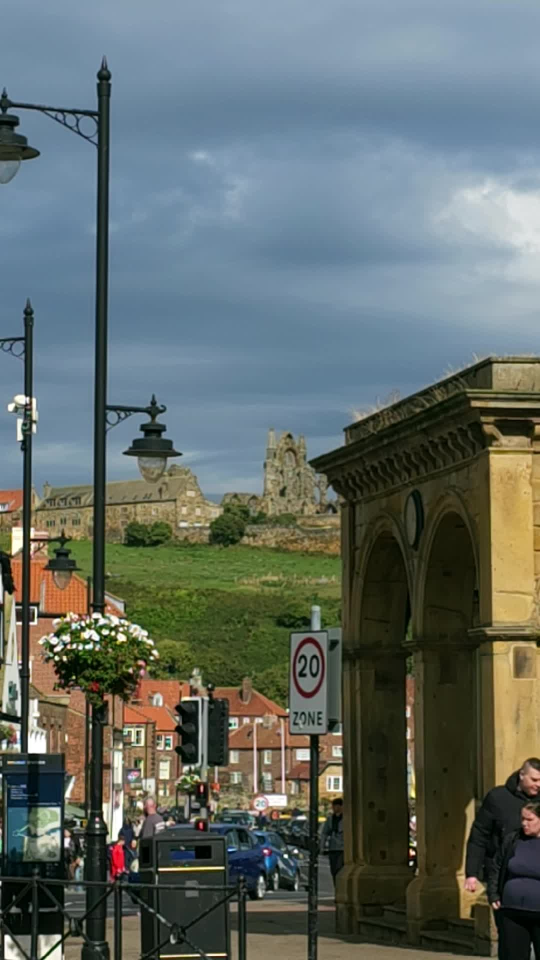
#> input picture photos/whitby_abbey.jpg, 1080 x 1920 px (shown at 1/2 size); its folder holds 3 pictures in this run
$ python insta_reel.py
#> lines starting #> are read from the running program, lines starting #| are printed output that depends on the picture; after the words box and inside, x2 and y2 are one past the last pixel; in counts of white or black regions, pixels touching at a corner belong together
#!/usr/bin/env python3
"""
insta_reel.py - Automated Catchy Instagram Reel Video Generator
Combines raw video footage + batch-edited photo cards (Polaroid / Film Slide style)
with motion graphics, animated progress bar, and shutter transitions.

Designed for Antigravity with claudeclip & kinocut integration.
"""

import argparse
import json
import os
import subprocess
from pathlib import Path
from PIL import Image, ImageDraw, ImageFont, ImageFilter

WORKSPACE_DIR = Path(__file__).resolve().parent
PHOTOS_DIR = WORKSPACE_DIR / "photos"
OUT_DIR = WORKSPACE_DIR / "edit"
VERIFY_DIR = OUT_DIR / "verify"

FONT_BOLD = "/usr/share/fonts/truetype/liberation/LiberationSans-Bold.ttf"
FONT_REG = "/usr/share/fonts/truetype/liberation/LiberationSans-Regular.ttf"

# Color Grade for Photos & Video
PHOTO_GRADE = (
    "eq=contrast=1.06:brightness=0.03:gamma=1.06:saturation=0.96,"
    "colorbalance=rs=0.02:gs=0.0:bs=-0.02:rm=0.03:gm=0.01:bm=-0.01:rh=0.06:gh=0.02:bh=-0.04"
)


def batch_create_polaroid_cards(photo_list, out_dir):
    """Batch-style photos into high-res Polaroid cards with soft drop shadow."""
    out_dir.mkdir(parents=True, exist_ok=True)
    generated_cards = []

    for idx, (img_path, title, location, angle) in enumerate(photo_list):
        src = Image.open(img_path).convert("RGB")
#> src is the input picture: PIL image 1080x1920 RGB; mean R, G, B 97.5, 107.4, 103.6
        photo_w, photo_h = 760, 880
        src_ratio = src.width / src.height
#> src_ratio = 0.562
        target_ratio = photo_w / photo_h
        if src_ratio > target_ratio:
            new_w = int(src.height * target_ratio)
            src = src.crop(((src.width - new_w) // 2, 0, (src.width + new_w) // 2, src.height))
        else:
            new_h = int(src.width / target_ratio)
#> new_h = 1250
            src = src.crop((0, (src.height - new_h) // 2, src.width, (src.height + new_h) // 2))
#> src: PIL image 1080x1250 RGB
        src = src.resize((photo_w, photo_h), Image.Resampling.LANCZOS)
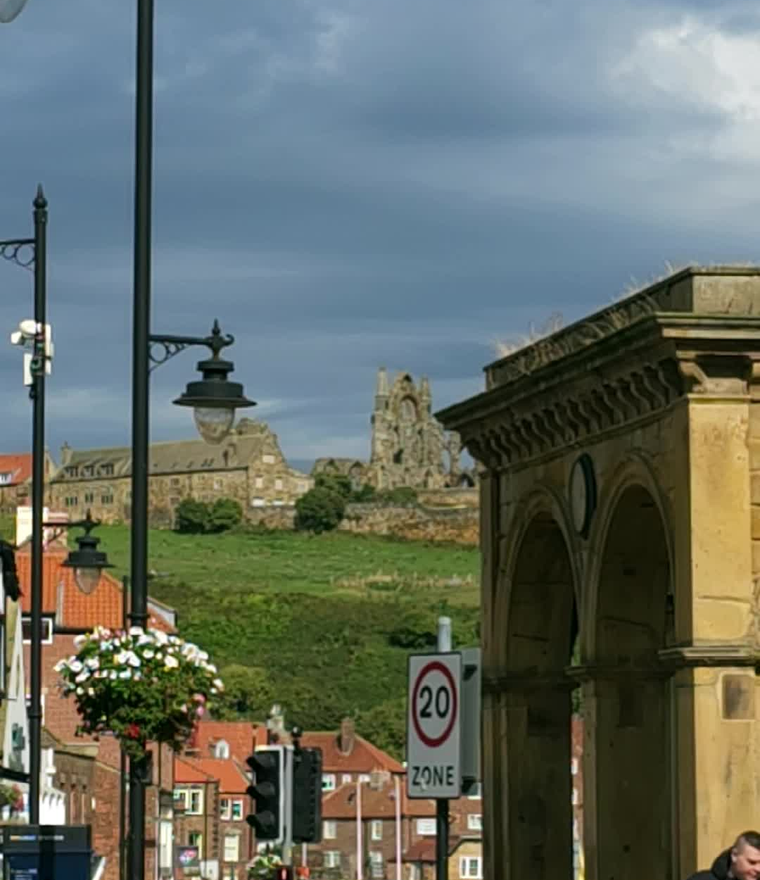
#> src: PIL image 760x880 RGB; mean R, G, B 101.7, 109.8, 101.2

        card_w, card_h = 840, 1080
        card = Image.new("RGBA", (card_w, card_h), (255, 255, 255, 255))
#> card: PIL image 840x1080 RGBA; every value is 255
        card.paste(src, (40, 40))
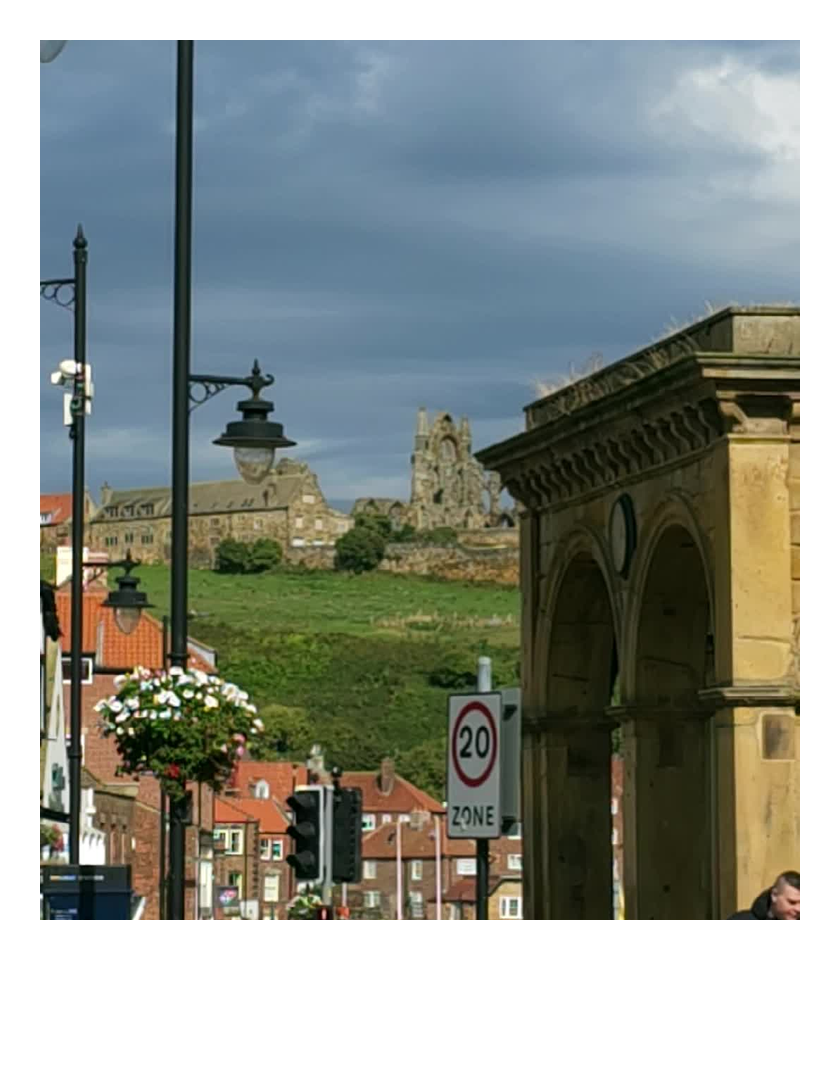
#> card: PIL image 840x1080 RGBA; mean R, G, B, A 142, 147.9, 141.6, 255

        draw = ImageDraw.Draw(card)
        try:
            f_main = ImageFont.truetype(FONT_BOLD, 36)
            f_sub = ImageFont.truetype(FONT_REG, 22)
        except:
            f_main = f_sub = ImageFont.load_default()

        draw.text((44, 940), title, fill=(25, 25, 25, 255), font=f_main)
        draw.text((44, 990), location, fill=(110, 110, 110, 255), font=f_sub)

        # Rotate with expansion
        rotated = card.rotate(angle, resample=Image.Resampling.BICUBIC, expand=True)
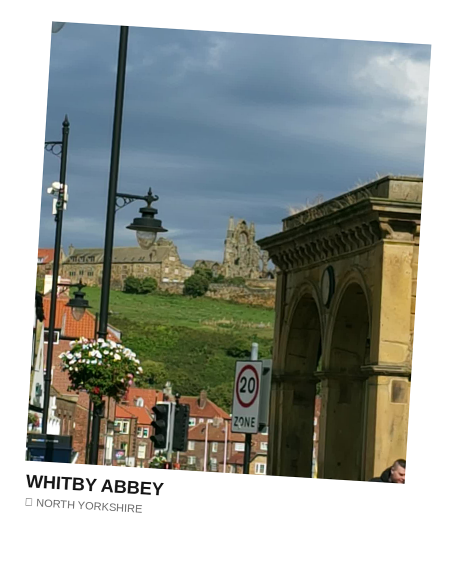
#> rotated: PIL image 906x1130 RGBA (shown at 1/2 size); mean R, G, B, A 124.6, 129.9, 124.3, 226; transparent parts drawn white

        # Build transparent 1080x1920 canvas with blurred drop shadow
        canvas = Image.new("RGBA", (1080, 1920), (0, 0, 0, 0))
#> canvas: PIL image 1080x1920 RGBA; every value is 0
        shadow_mask = Image.new("L", rotated.size, 0)
#> shadow_mask: PIL image 906x1130 L; every value is 0
        shadow_mask.paste(rotated.split()[3])
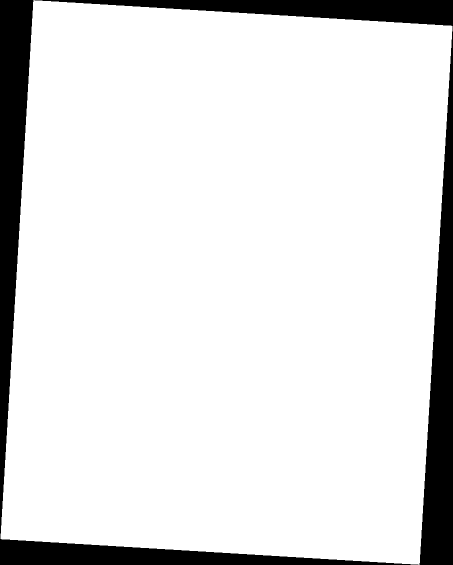
#> shadow_mask: PIL image 906x1130 L (shown at 1/2 size); 88.6% white; 2 black regions, box (x1, y1, x2, y2) and area: (0, 0, 837, 1130) 58288, (69, 0, 906, 1130) 58288
        shadow_blur = shadow_mask.filter(ImageFilter.GaussianBlur(28))
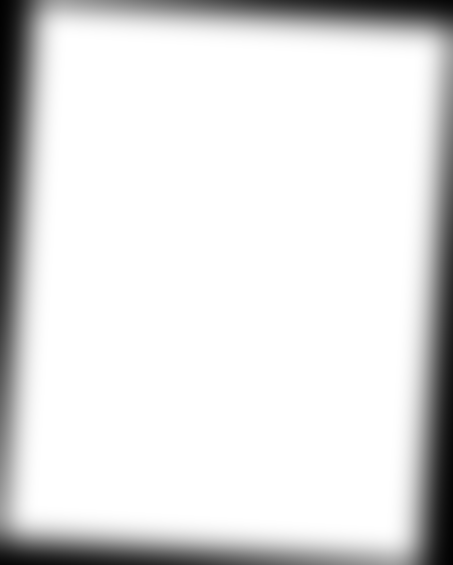
#> shadow_blur: PIL image 906x1130 L (shown at 1/2 size); min 1, max 255, mean 223.9

        shadow_layer = Image.new("RGBA", (1080, 1920), (0, 0, 0, 0))
        px = (1080 - rotated.width) // 2
#> px = 87
        py = (1920 - rotated.height) // 2
#> py = 395

        shadow_color = Image.new("RGBA", rotated.size, (0, 0, 0, 175))
        shadow_layer.paste(shadow_color, (px + 6, py + 22), shadow_blur)
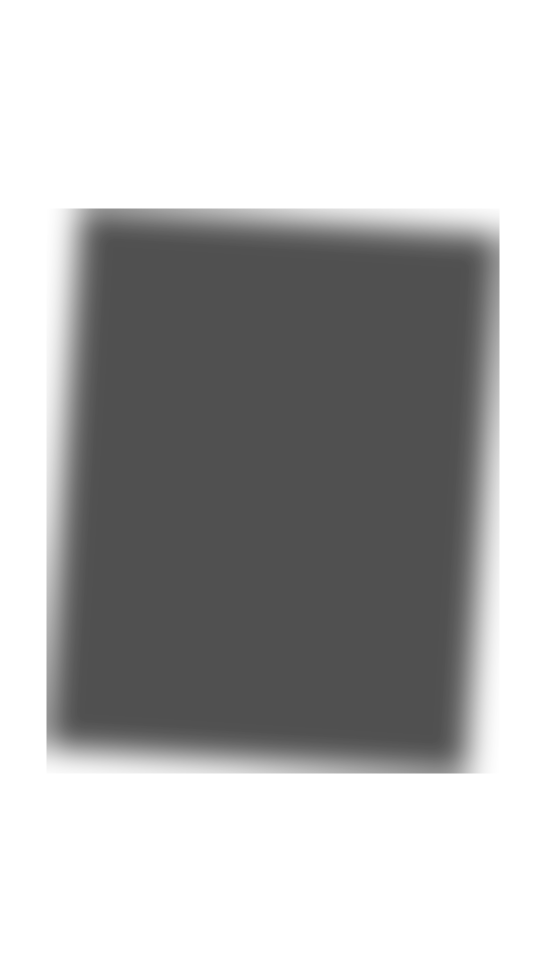
#> shadow_layer: PIL image 1080x1920 RGBA (shown at 1/2 size); mean R, G, B, A 0, 0, 0, 75.9; transparent parts drawn white

        canvas = Image.alpha_composite(canvas, shadow_layer)
        canvas.paste(rotated, (px, py), rotated)
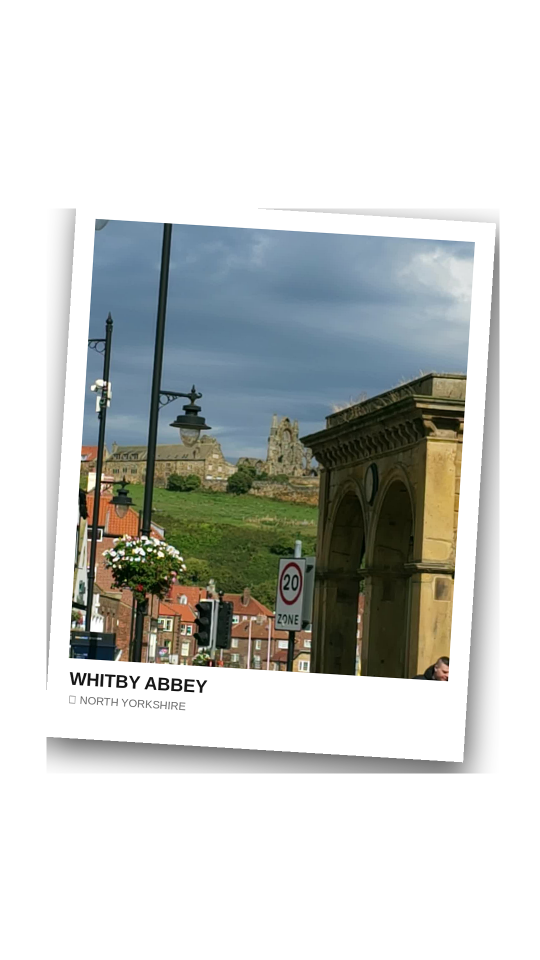
#> canvas: PIL image 1080x1920 RGBA (shown at 1/2 size); mean R, G, B, A 61.5, 64.1, 61.4, 114.9; transparent parts drawn white

        card_path = out_dir / f"card_{idx:02d}.png"
        canvas.save(card_path, "PNG")
        generated_cards.append((card_path, img_path))
        print(f"  [Photo Card] Created: {card_path.name} ('{title}')")
#> pass 2 of the loop in batch_create_polaroid_cards, `for idx, (img_path, title, location, angle) in enumerate(photo_list):`:
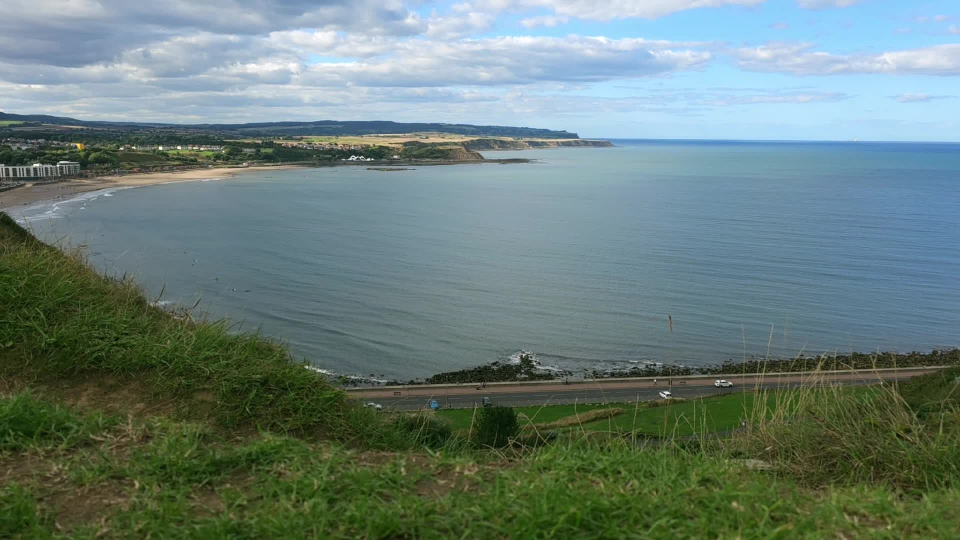
#> input picture photos/scarborough_bay.jpg, 1920 x 1080 px (shown at 1/2 size)
#> in batch_create_polaroid_cards, src is the input picture: PIL image 1920x1080 RGB; mean R, G, B 105.7, 126.3, 121.3
#> rotated: PIL image 896x1124 RGBA
#> in batch_create_polaroid_cards, `shadow_mask.paste(rotated.split()[3])`:
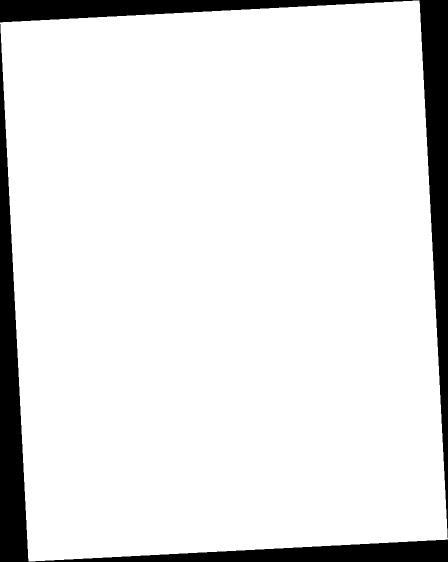
#> shadow_mask: PIL image 896x1124 L (shown at 1/2 size); 90.1% white; 2 black regions, box (x1, y1, x2, y2) and area: (0, 0, 896, 1076) 49954, (0, 48, 896, 1124) 49954
#> shadow_blur: PIL image 896x1124 L
#> shadow_color: PIL image 896x1124 RGBA
#> in batch_create_polaroid_cards, `canvas.paste(rotated, (px, py), rotated)`:
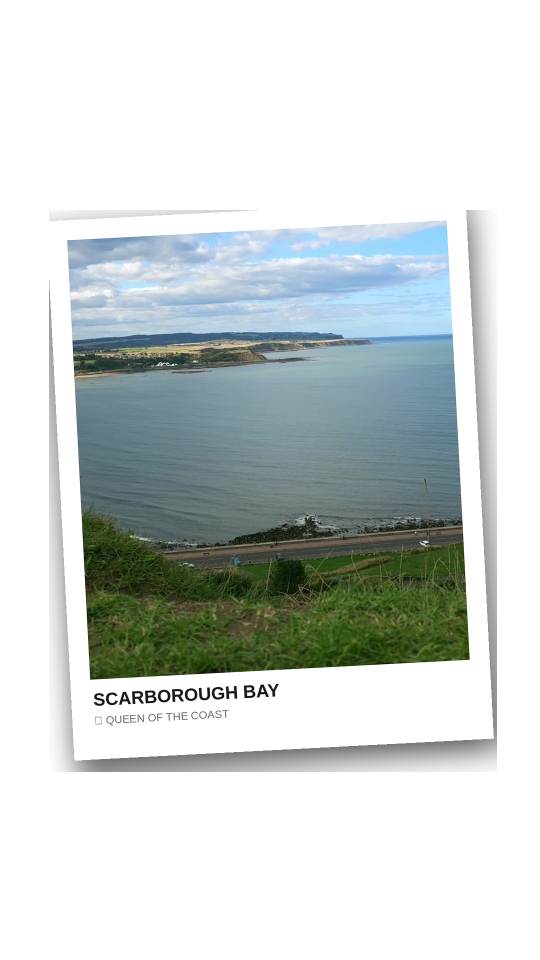
#> canvas: PIL image 1080x1920 RGBA (shown at 1/2 size); mean R, G, B, A 64.6, 71.4, 69.8, 114.8; transparent parts drawn white
#> pass 3 of the loop in batch_create_polaroid_cards, `for idx, (img_path, title, location, angle) in enumerate(photo_list):`:
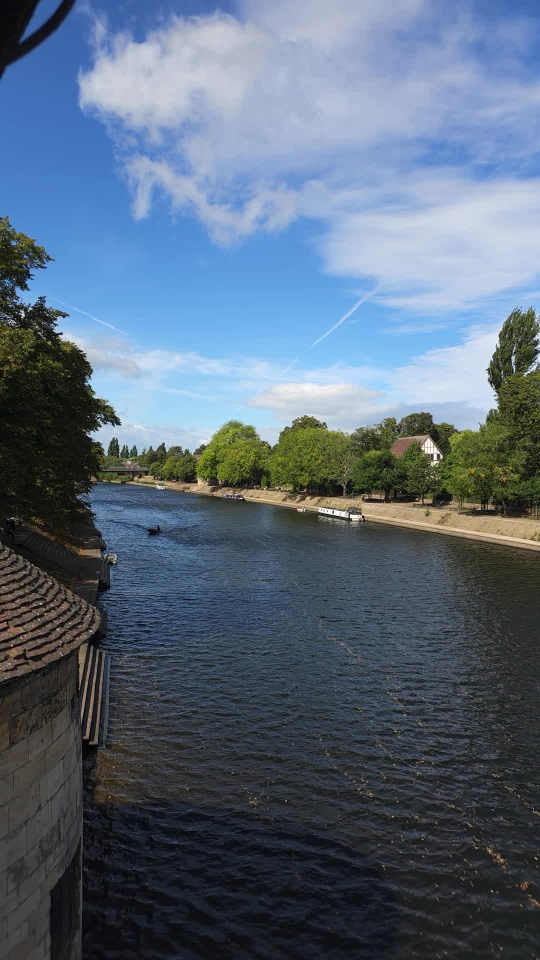
#> input picture photos/york_shambles.jpg, 1080 x 1920 px (shown at 1/2 size)
#> in batch_create_polaroid_cards, src is the input picture: PIL image 1080x1920 RGB; mean R, G, B 88.5, 104.3, 121.9
#> rotated: PIL image 888x1116 RGBA
#> in batch_create_polaroid_cards, `shadow_mask.paste(rotated.split()[3])`:
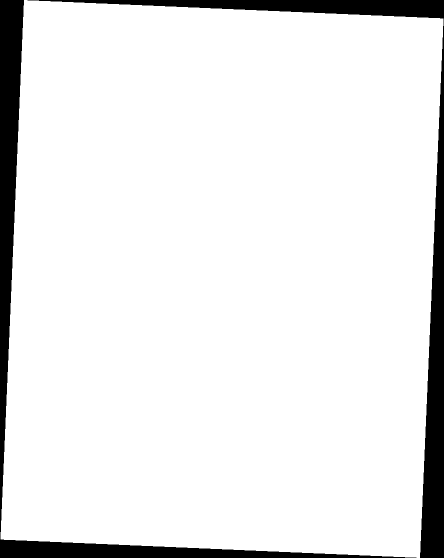
#> shadow_mask: PIL image 888x1116 L (shown at 1/2 size); 91.5% white; 2 black regions, box (x1, y1, x2, y2) and area: (0, 0, 833, 1116) 41903, (55, 0, 888, 1116) 41903
#> shadow_blur: PIL image 888x1116 L
#> shadow_color: PIL image 888x1116 RGBA
#> in batch_create_polaroid_cards, `canvas.paste(rotated, (px, py), rotated)`:
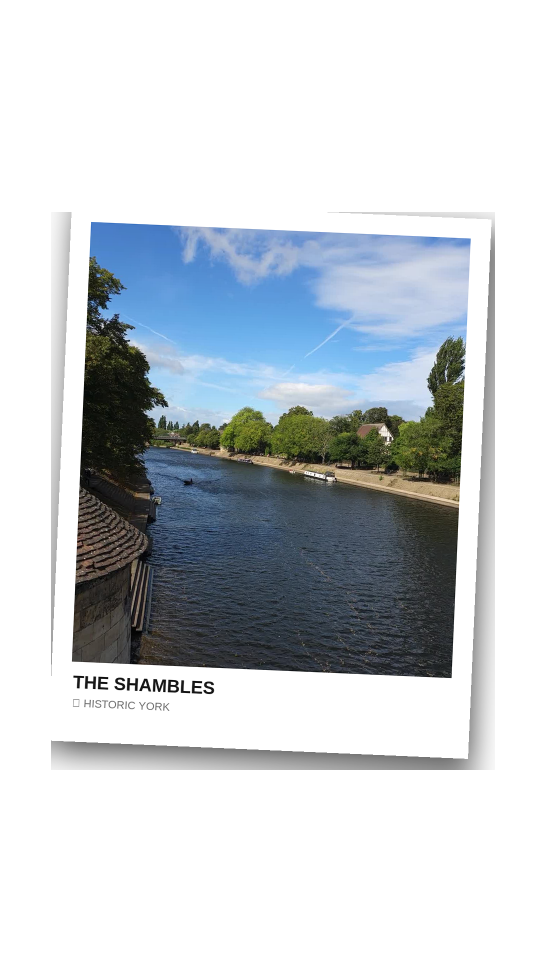
#> canvas: PIL image 1080x1920 RGBA (shown at 1/2 size); mean R, G, B, A 58.4, 64.1, 68.8, 114.7; transparent parts drawn white

    return generated_cards


# [131 lines left out: functions render_photo_motion_segment, build_instagram_reel, not called in this run]


def main():
    print("=== Automated Instagram Reel Creator ===")
    photo_cards_data = [
        (PHOTOS_DIR / "whitby_abbey.jpg", "WHITBY ABBEY", "📍 NORTH YORKSHIRE", -3.5),
        (PHOTOS_DIR / "scarborough_bay.jpg", "SCARBOROUGH BAY", "📍 QUEEN OF THE COAST", 3.0),
        (PHOTOS_DIR / "york_shambles.jpg", "THE SHAMBLES", "📍 HISTORIC YORK", -2.5)
    ]

    cards = batch_create_polaroid_cards(photo_cards_data, OUT_DIR / "cards")

    # Dynamic video segments chosen from Whitby, Scarborough, and York
    def find_clip(stem):
        matches = list(WORKSPACE_DIR.glob(f"**/{stem}.mp4"))
        if not matches:
#> (the run stopped early here; a loop or call above may not have finished)
